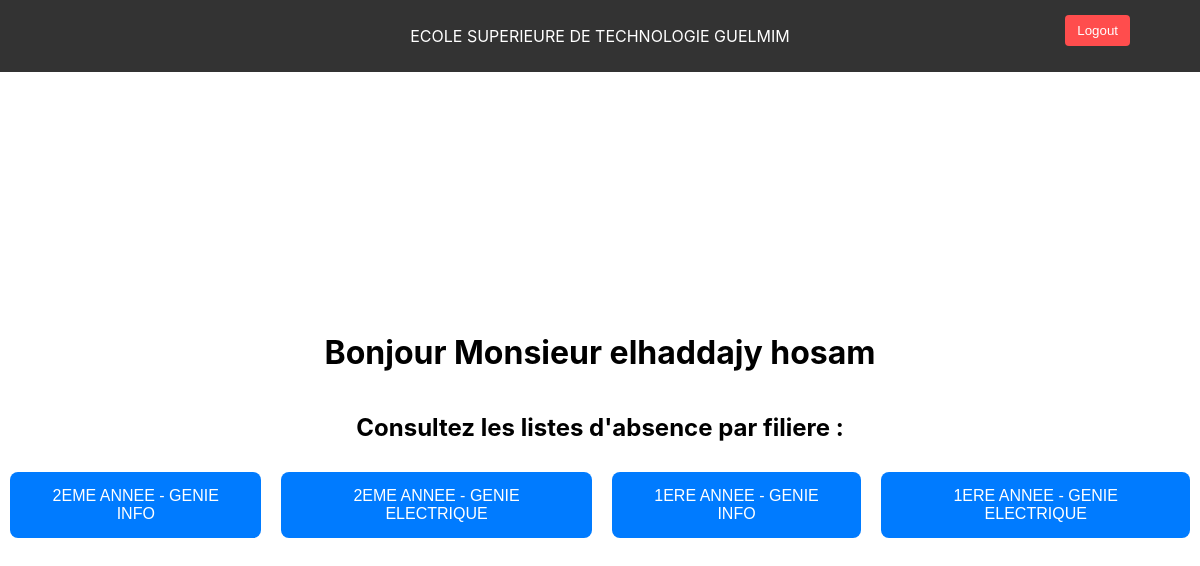
Screenshot of /admin_dashboard (signed in) with the database file from the repository.
### pfe/models.py (models this page shows, shortened)
class Annee(models.Model):
    Identifiant_Annee = models.AutoField(primary_key=True)
    Nom = models.CharField(max_length=50)

### pfe/views.py (the view)
# urls.py: path('admin_dashboard',admin_view, name='admin'),
@login_required(login_url='')
def admin_view(request):
    Identifiant_annees = Annee.objects.values_list('Identifiant_Annee', flat=True).distinct()
    annees = Annee.objects.all()
    tab_data = []
    for annee in annees:
        filieres = Filiere.objects.filter(Identifiant_Annee=annee.Identifiant_Annee)
        nom_filieres = filieres.values_list('Nom', flat=True)
        nom_annee = annee.Nom
        for nom_filiere in nom_filieres:
            data = {"nom_filiere": nom_filiere, "nom_annee": nom_annee}
            tab_data.append(data)
    lname = request.session.get("lname")
    fname = request.session.get("fname")
    name = f"{lname} {fname}"
    context = {'tab_data': tab_data, "name":name}
    print(name)
    return render(request, 'admin.html', context)

### pfe/templates/admin.html (shortened to what this page needs)
<!DOCTYPE html>
<html lang="en">
<head>
</head>
<body>
    {% include 'navbar.html' %}
    <div class="content-wrapper">
        <h1>Bonjour Monsieur {{ name }}</h1>
        <h2>Consultez les listes d'absence par filiere :</h2>
        <div class="button-wrapper">
            {% for data in tab_data %}
                <button class="button" onclick="window.location.href='{% url 'list_absence_view' %}?filiere_name={{ data.nom_filiere }}&nom_annee={{ data.nom_annee }}'">
                    {{ data.nom_annee }} - {{ data.nom_filiere }}
                </button>
            {% endfor %}
        </div>
    </div>
</body>
</html>

### pfe/templates/admin.html (style rules this page uses)
body,html { font-family: Roobert,-apple-system,BlinkMacSystemFont,"Segoe UI",Helvetica,Arial,sans-serif,"Apple Color Emoji","Segoe UI Emoji","Segoe UI Symbol"; margin: 0; padding: 0; height: 100%; display: flex; flex-direction: column; }
.content-wrapper { flex-grow: 1; display: flex; flex-direction: column; justify-content: center; align-items: center; padding-top: 60px; box-sizing: border-box; }
.button-wrapper { display: flex; }
.button { padding: 15px 30px; background-color: #007bff; color: white; border: none; border-radius: 8px; cursor: pointer; margin: 10px; font-size: 16px; text-transform: uppercase; }

### rows the page displays
Annee: nom_annee "2EME ANNEE" "2EME ANNEE"
Annee: nom_annee "1ERE ANNEE" "1ERE ANNEE"

### other values shown
{{ name }} "elhaddajy hosam"
{{ data.nom_filiere }} "GENIE INFO" "GENIE ELECTRIQUE" "GENIE INFO" "GENIE ELECTRIQUE"
